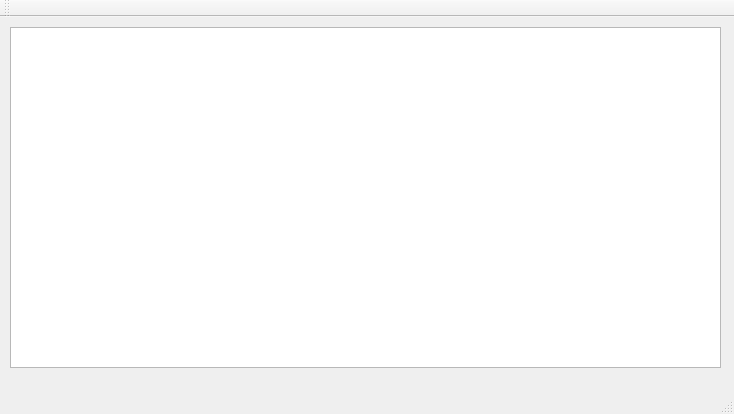
<?xml version="1.0" encoding="UTF-8"?>
<ui version="4.0">
 <class>SharedFilesServer</class>
 <widget class="QMainWindow" name="SharedFilesServer">
  <property name="geometry">
   <rect>
    <x>0</x>
    <y>0</y>
    <width>734</width>
    <height>414</height>
   </rect>
  </property>
  <property name="windowTitle">
   <string>SharedFilesServer</string>
  </property>
  <widget class="QWidget" name="centralWidget">
   <widget class="QTableWidget" name="tableWidget">
    <property name="geometry">
     <rect>
      <x>10</x>
      <y>10</y>
      <width>711</width>
      <height>341</height>
     </rect>
    </property>
   </widget>
  </widget>
  <widget class="QMenuBar" name="menuBar">
   <property name="geometry">
    <rect>
     <x>0</x>
     <y>0</y>
     <width>734</width>
     <height>21</height>
    </rect>
   </property>
  </widget>
  <widget class="QToolBar" name="mainToolBar">
   <attribute name="toolBarArea">
    <enum>TopToolBarArea</enum>
   </attribute>
   <attribute name="toolBarBreak">
    <bool>false</bool>
   </attribute>
  </widget>
  <widget class="QStatusBar" name="statusBar"/>
 </widget>
 <layoutdefault spacing="6" margin="11"/>
 <resources/>
 <connections/>
</ui>
